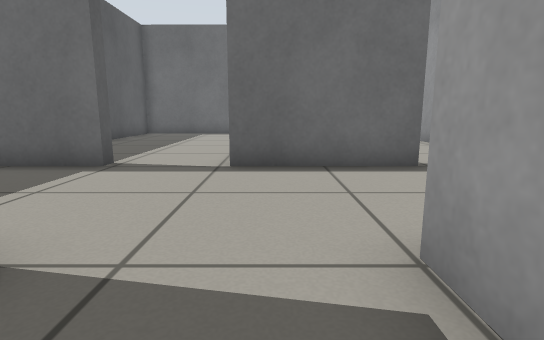
View 1 (above)

21 first-person views from a walk through a robot-simulator world made for Gazebo. The camera is 0.5 m above the floor, tilts 10° down and sees 80° across. The floor is counted in squares, 0.5 m on a side. Each view is taken from the middle of a square. On the plan, view 1 faces up. The plan holds only what a view shows up to about 12 squares ahead; the rest is blank.

View 2
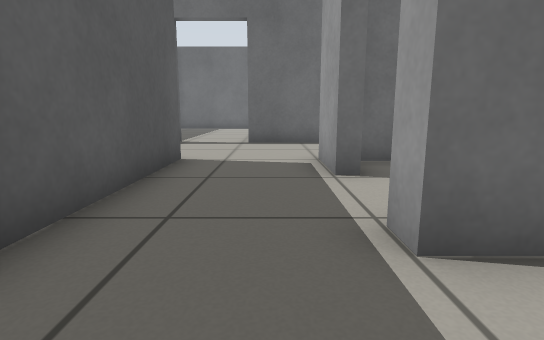

View 3
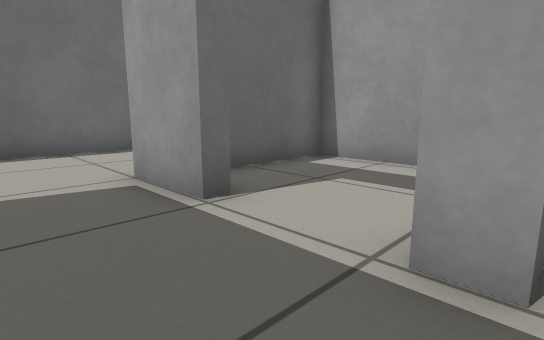

View 4
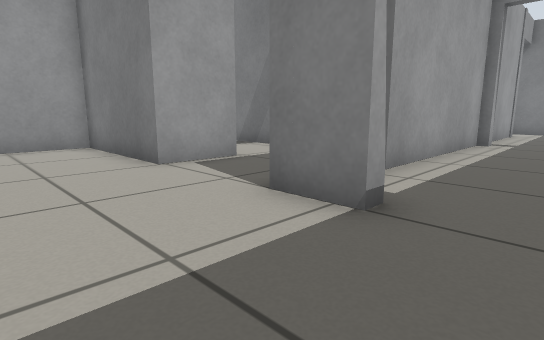

View 5
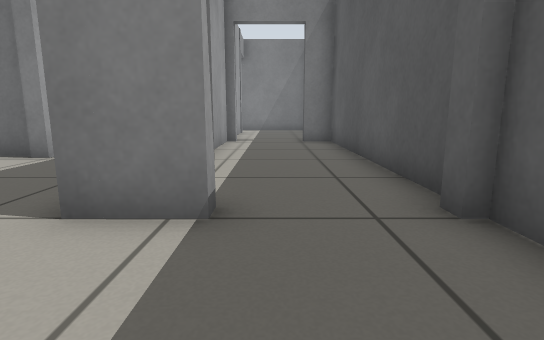

View 6
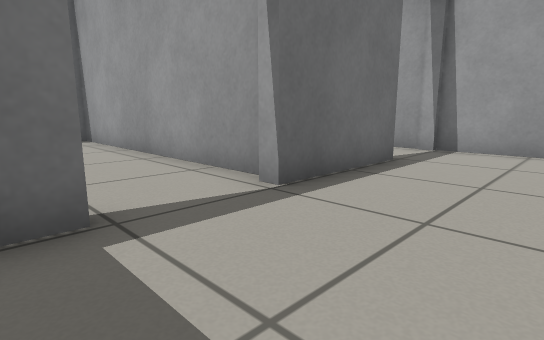

View 7
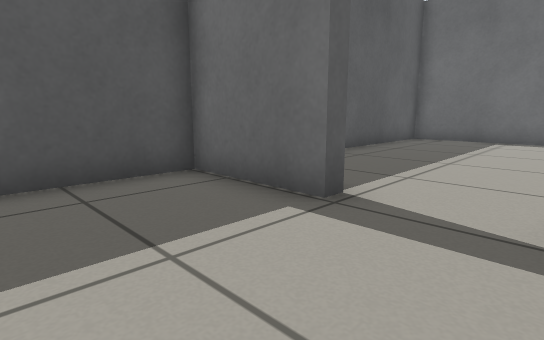

View 8
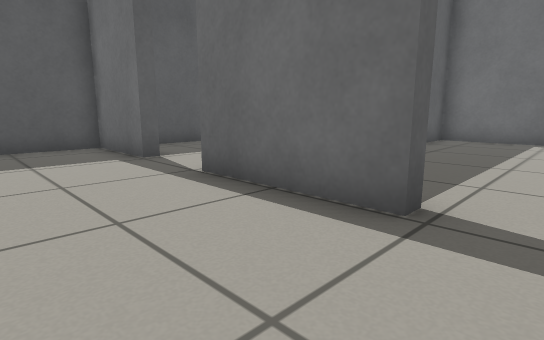

View 9
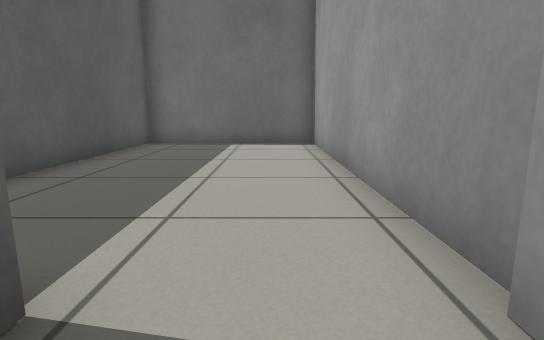

View 10
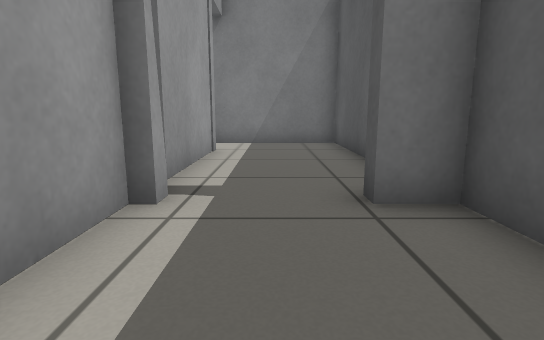

View 11
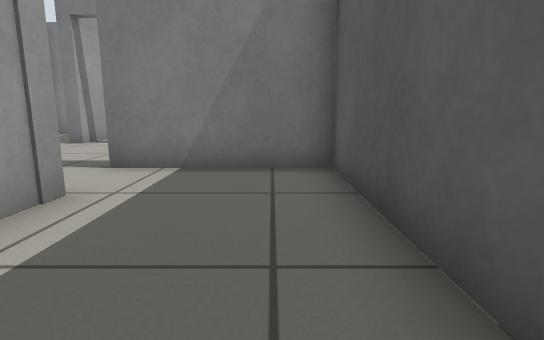

View 12
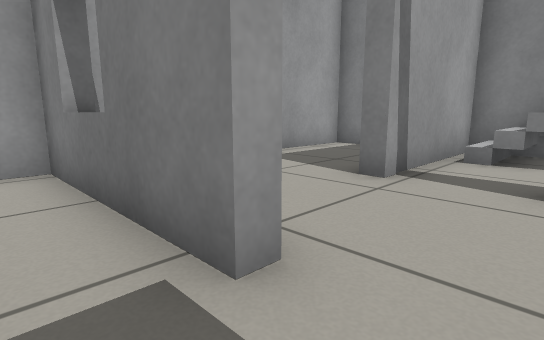

View 13
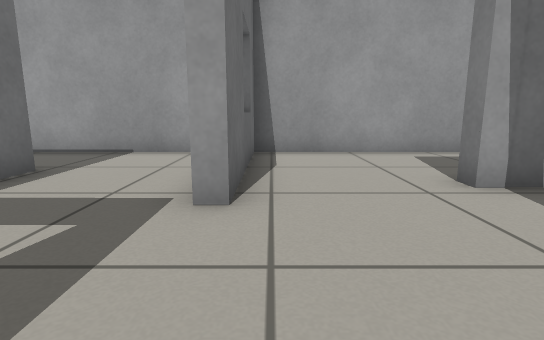

View 14
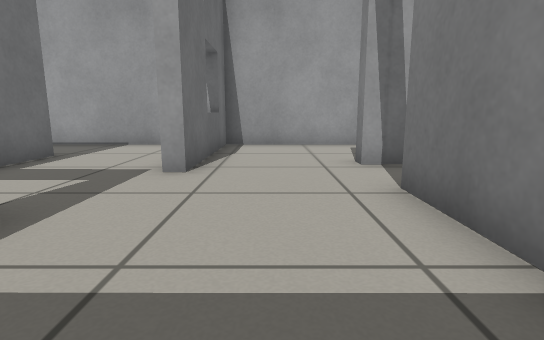

View 15
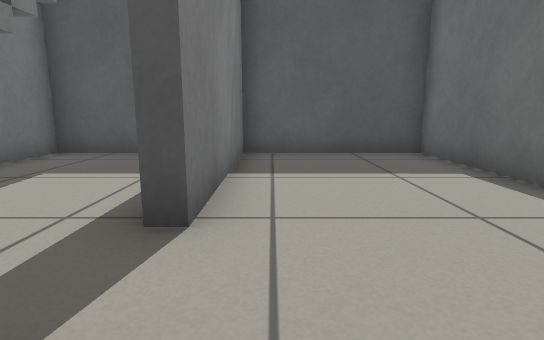

View 16
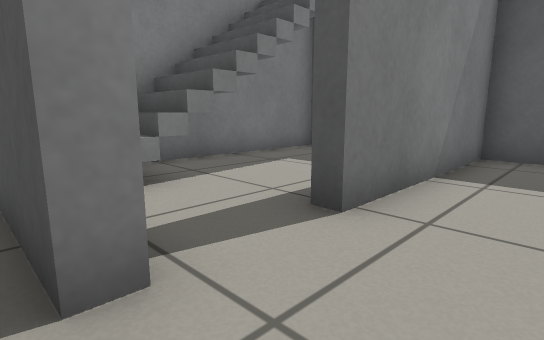

View 17
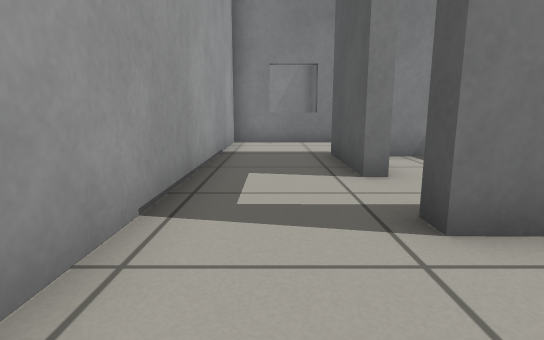

View 18
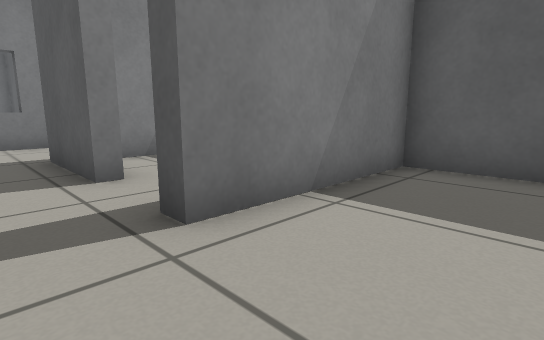

View 19
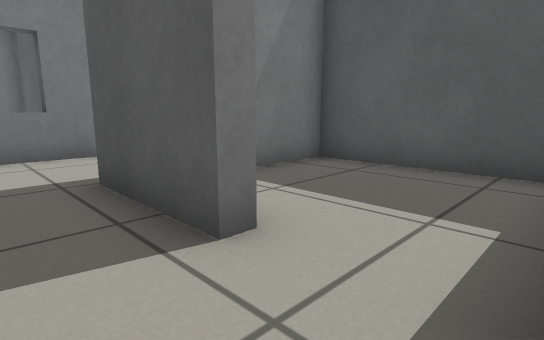

View 20
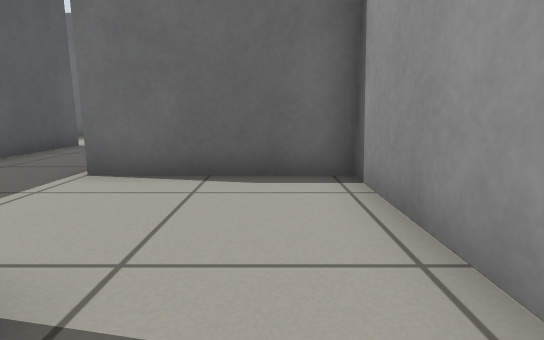

View 21
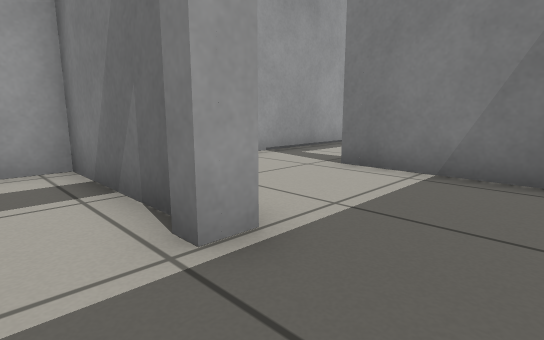

### Floor plan
Points are (right, up) in squares from view 1. A wall is a line through its corners. A room is listed if a view was taken in it or the views show most of it. See-through windows are left out.
Room 1 (views 1, 2, 3, 4, 5, 6, 7, 8, 9, 21)
walls: (-3.4, 2) (-2, 2) (-2, -2.7); (1, 0.2) (1, 2) (5.3, 2) (5.3, 6.1); (-3.2, 6.1) (-6.1, 6.1) (-6.1, 2); (1, -2.9) (1, -2.2); (2.8, 6.1) (-0.8, 6.1); (-2, -4.4) (-2, -6.5) (0.4, -6.5)
ways out: open door at (-4.5, 2) to room 2; opening at (1.5, -5) to room 4; open door at (-2, 6) to room 6; open door at (4, 6) to room 7; open door at (1, -1) to room 8
Room 2 (view 10)
walls: (-6.1, 1.1) (-6.1, -6.5) (-5.1, -6.5); (-2.7, -6.5) (-2.4, -6.5) (-2.4, -0.4)
ways out: open door at (-4.5, 2) to room 1; open door at (-4, -7) to room 3
Room 3 (view 11)
walls: (-6.1, -9.1) (-6.1, -13.9) (-2, -13.9); (-2.4, -12) (-2.4, -7.7)
ways out: open door at (-4, -7) to room 2; open door at (-2, -12.5) to room 4
Room 4 (views 12, 13, 14, 17, 18, 19, 20)
walls: (0.4, -15.5) (0.4, -15.1) (5.3, -15.1) (5.3, -2.9) (1, -2.9); (-2.4, -14.3) (-6.1, -14.3) (-6.1, -18.7) (-0.7, -18.7); (2.2, -9) (2.6, -9) (2.6, -11.9) (1, -11.9); (0.4, -6.5) (2.6, -6.5)
low walls: (2.6, -6.5) (2.6, -7.1)
ways out: opening at (1.5, -5) to room 1; open door at (-2, -12.5) to room 3; opening at (1.5, -17.5) to room 5; open door at (0.5, -19); open door at (2, -8)
Room 5 (views 15, 16)
walls: (1.3, -18.7) (1.7, -18.7) (1.7, -22.6); (5.3, -23.4) (5.3, -15.5) (0.4, -15.5)
ways out: opening at (1.5, -17.5) to room 4
Room 6 (no view inside)
walls: (-0.5, 6.8) (-0.5, 15.9) (-6, 15.9) (-6.1, 7.8)
ways out: open door at (-2, 6) to room 1
Room 7 (no view inside)
walls: (5.3, 6.5) (5.4, 15.9) (-0.1, 15.9) (-0.1, 9.8)
ways out: open door at (4, 6) to room 1
Room 8 (no view inside)
walls: (1.5, -2.5) (5.3, -2.5) (5.3, 1.7) (1.8, 1.7)
ways out: open door at (1, -1) to room 1

Positions as (right, up) in squares from view 1, and headings:
1: (0, 0), facing up
2: (0, -5), facing up
3: (-1, -3), facing up-right
4: (-5, 5), facing down-right
5: (-4, 5), facing down
6: (-4, 3), facing up-right
7: (-1, 3), facing up-left
8: (4, 3), facing up-left
9: (4, 5), facing up
10: (-4, -3), facing down
11: (-5, -8), facing down
12: (-1, -14), facing down-right
13: (-3, -16), facing right
14: (-5, -17), facing right
15: (2, -18), facing left
16: (2, -17), facing down-left
17: (4, -4), facing down
18: (4, -4), facing down-left
19: (4, -7), facing down-left
20: (4, -8), facing up
21: (-1, -1), facing down-right
